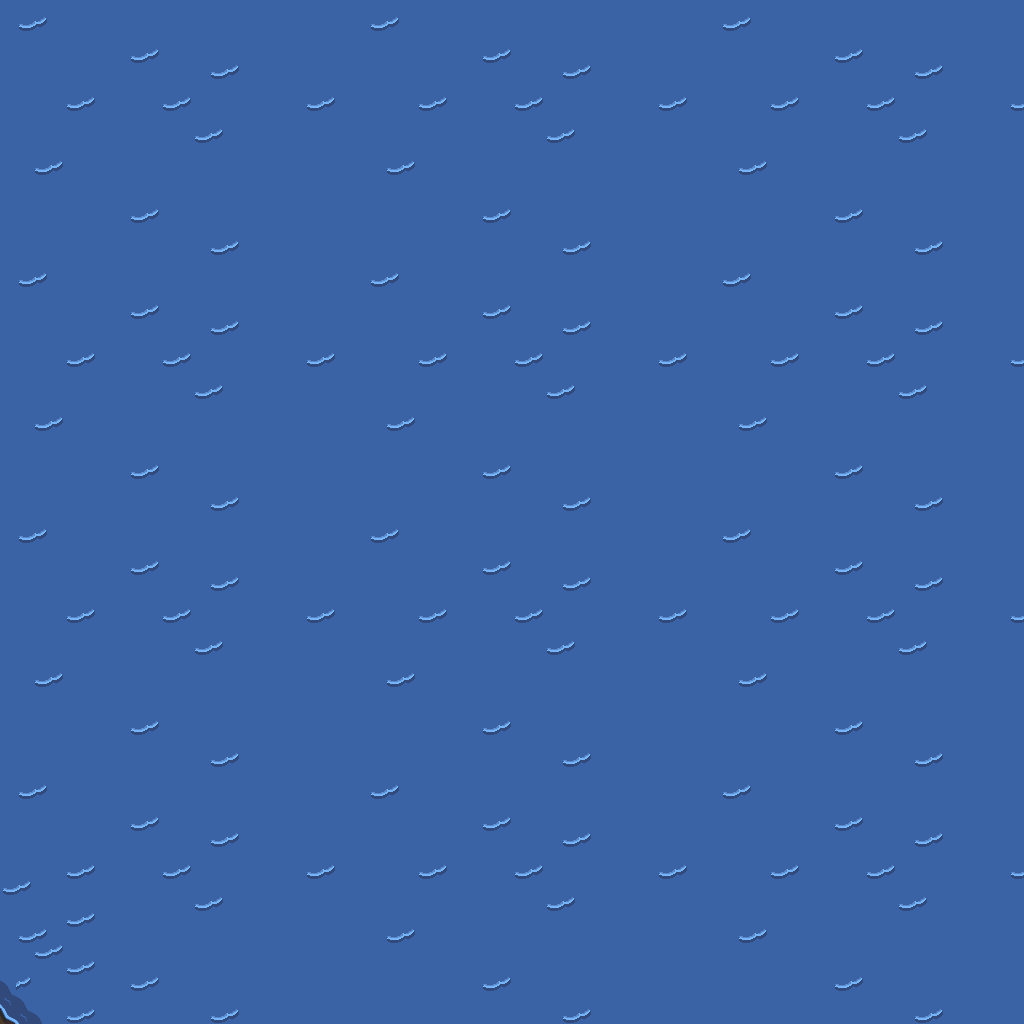

A level layout from a 2D game, rendered from its tile map. Below: a short description, then the map file with tile-grid data replaced by summaries:
An orthogonal 64x64 tile map with 16x16 px tiles, 1 tile layer (base), 2 hidden layers not drawn.

<map version="1.10" tiledversion="1.12.1" orientation="orthogonal" renderorder="right-down" width="64" height="64" tilewidth="16" tileheight="16" infinite="0" nextlayerid="4" nextobjectid="1">
 <tileset firstgid="1" source="../classiciphone_pics4.tsx" />
 <layer id="1" name="base" width="64" height="64">
  <data>[4096 cells, 4096 non-empty, 6 distinct tile ids]</data>
 </layer>
 <layer id="2" name="collision" width="64" height="64" visible="0">
  <properties><property name="collision" value="true" /></properties>
  <data>[4096 cells, 0 non-empty, 0 distinct tile ids]</data>
 </layer>
 <layer id="3" name="water" width="64" height="64" visible="0">
  <properties><property name="terrain" value="water" /></properties>
  <data>[4096 cells, 4096 non-empty, 1 distinct tile ids]</data>
 </layer>
</map>
